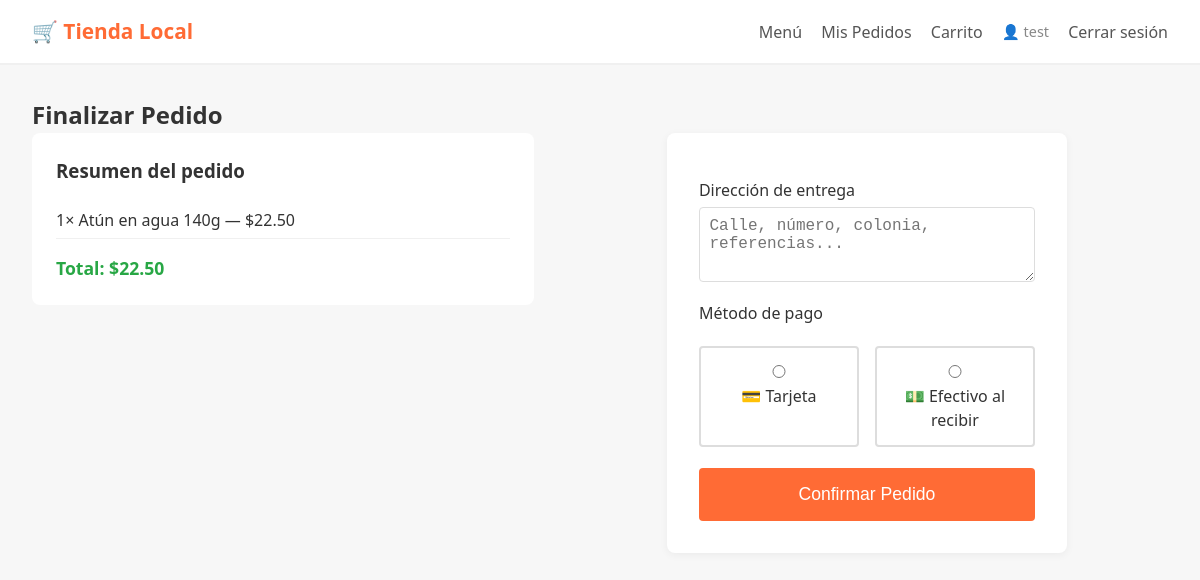
The page /checkout (signed in) on the database its author committed.
### tables this page shows
CREATE TABLE ItemCarrito (
    idItemCarrito INTEGER PRIMARY KEY AUTOINCREMENT,
    idCarrito INTEGER NOT NULL,
    idProducto INTEGER NOT NULL,
    cantidad INTEGER NOT NULL CHECK(cantidad > 0),
    precioUnitario REAL NOT NULL,
    FOREIGN KEY (idCarrito) REFERENCES Carrito(idCarrito) ON DELETE CASCADE,
    FOREIGN KEY (idProducto) REFERENCES Producto(idProducto),
    UNIQUE(idCarrito, idProducto)
);

CREATE TABLE Producto (
    idProducto INTEGER PRIMARY KEY AUTOINCREMENT,
    nombre TEXT NOT NULL,
    descripcion TEXT,
    precio REAL NOT NULL CHECK(precio >= 0),
    stock INTEGER NOT NULL CHECK(stock >= 0)
);

### routes/pedidos.py (the view, shortened to what this page needs)
@bp.route('/checkout', methods=['GET', 'POST'])
@login_requerido(rol='cliente')
def checkout():
    carrito = Carrito.obtener_por_cliente(session['idUsuario'])
    if not carrito or not carrito.items:
        flash('Tu carrito está vacío', 'error')
        return redirect(url_for('carrito.ver'))
    return render_template('checkout.html', carrito=carrito)

### database/db.py (called while the page is built)
def get_connection():
    conn = sqlite3.connect(DB_PATH)
    conn.row_factory = sqlite3.Row
    conn.execute("PRAGMA foreign_keys = ON")
    return conn

### models/carrito.py (called while the page is built)
    def subtotal(self):
        return self.cantidad * self.precioUnitario

    def calcular_total(self):
        return sum(item.subtotal() for item in self.items)

### routes/utils.py (called while the page is built)
def login_requerido(rol=None):
    def decorador(f):
        @wraps(f)
        def envoltura(*args, **kwargs):
            if 'idUsuario' not in session:
                flash('Debes iniciar sesión', 'error')
                return redirect(url_for('auth.login'))
            if rol and session.get('rol') != rol:
                flash('No tienes permiso para acceder aquí', 'error')
                return redirect(url_for('catalogo.ver'))
            return f(*args, **kwargs)
        return envoltura
    return decorador

### templates/checkout.html (shortened to what this page needs)
{% extends 'base.html' %}
{% block contenido %}
<h2>Finalizar Pedido</h2>
<div class="layout-checkout">
    <section class="resumen">
        <h3>Resumen del pedido</h3>
        <ul>
            {% for item in carrito.items %}
            <li>{{ item.cantidad }}× {{ item.nombre }} — ${{ '%.2f' | format(item.subtotal()) }}</li>
            {% endfor %}
        </ul>
        <p class="total">Total: ${{ '%.2f' | format(carrito.calcular_total()) }}</p>
    </section>
    <section class="formulario">
        <form method="POST">
            <label>Dirección de entrega</label>
            <textarea name="direccion" rows="3" required
                placeholder="Calle, número, colonia, referencias..."></textarea>
            <label>Método de pago</label>
            <div class="opciones-pago">
                <label class="opcion">
                    <input type="radio" name="metodoPago" value="tarjeta" required>
                    💳 Tarjeta
                </label>
                <label class="opcion">
                    <input type="radio" name="metodoPago" value="efectivo">
                    💵 Efectivo al recibir
                </label>
            </div>
            <button type="submit" class="btn-naranja btn-grande">Confirmar Pedido</button>
        </form>
    </section>
</div>
{% endblock %}

### static/style.css (style rules this page uses)
* { box-sizing: border-box; margin: 0; padding: 0; }
body { font-family: 'Segoe UI', Tahoma, sans-serif; background: #f7f7f7; color: #333; line-height: 1.5; }
.formulario { max-width: 400px; margin: 0 auto; background: #fff; padding: 2rem; border-radius: 8px; box-shadow: 0 2px 8px rgba(0,0,0,0.05); }
.formulario label { display: block; margin-top: 0.8rem; margin-bottom: 0.3rem; font-weight: 500; }
.formulario input, .formulario textarea, .formulario select { width: 100%; padding: 0.6rem; border: 1px solid #ddd; border-radius: 4px; font-size: 1rem; }
.btn-naranja { background: #ff6b35; color: white; border: none; padding: 0.7rem 1.2rem; border-radius: 4px; cursor: pointer; font-size: 1rem; text-decoration: none; display: inline-block; margin-top: 1rem; }
.btn-grande { width: 100%; padding: 1rem; font-size: 1.1rem; }
button { cursor: pointer; }
.layout-checkout { display: grid; grid-template-columns: 1fr 1.2fr; gap: 2rem; }
.layout-checkout .resumen { background: #fff; padding: 1.5rem; border-radius: 8px; height: fit-content; }
.layout-checkout .resumen ul { list-style: none; margin: 1rem 0; }
.layout-checkout .resumen li { padding: 0.4rem 0; border-bottom: 1px solid #f0f0f0; }
.opciones-pago { display: flex; gap: 1rem; margin-top: 0.5rem; }
.opcion { flex: 1; padding: 0.8rem; border: 2px solid #ddd; border-radius: 4px; cursor: pointer; text-align: center; }
.total { font-size: 1.1rem; font-weight: bold; color: #28a745; margin-top: 0.5rem; }

### rows shown on the page
ItemCarrito: cantidad "1", nombre "Atún en agua 140g", subtotal "22.50"

### other values the page prints
{{ session.nombre }} "test"
{{ '%.2f' | format(carrito.calcular_total()) }} "22.50"
